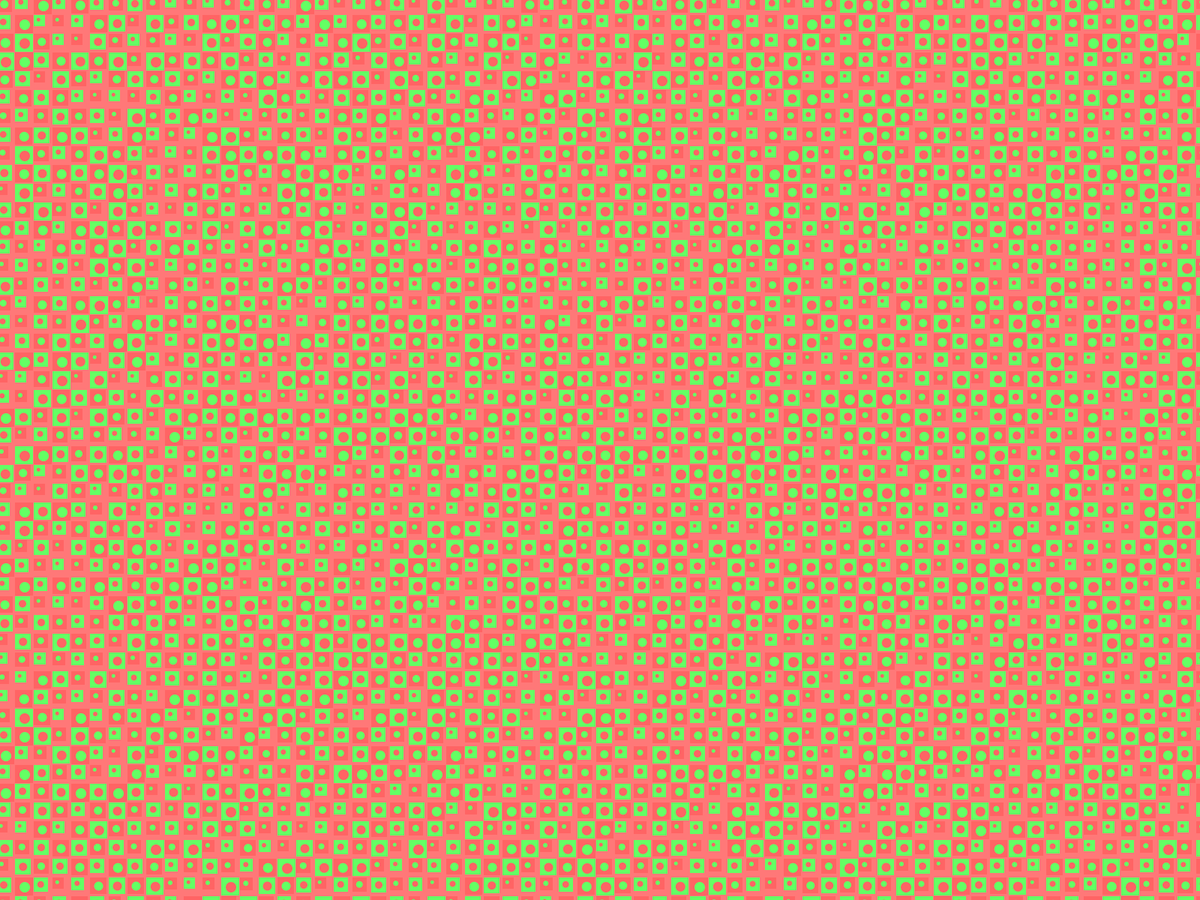
Frame 1 (no input)
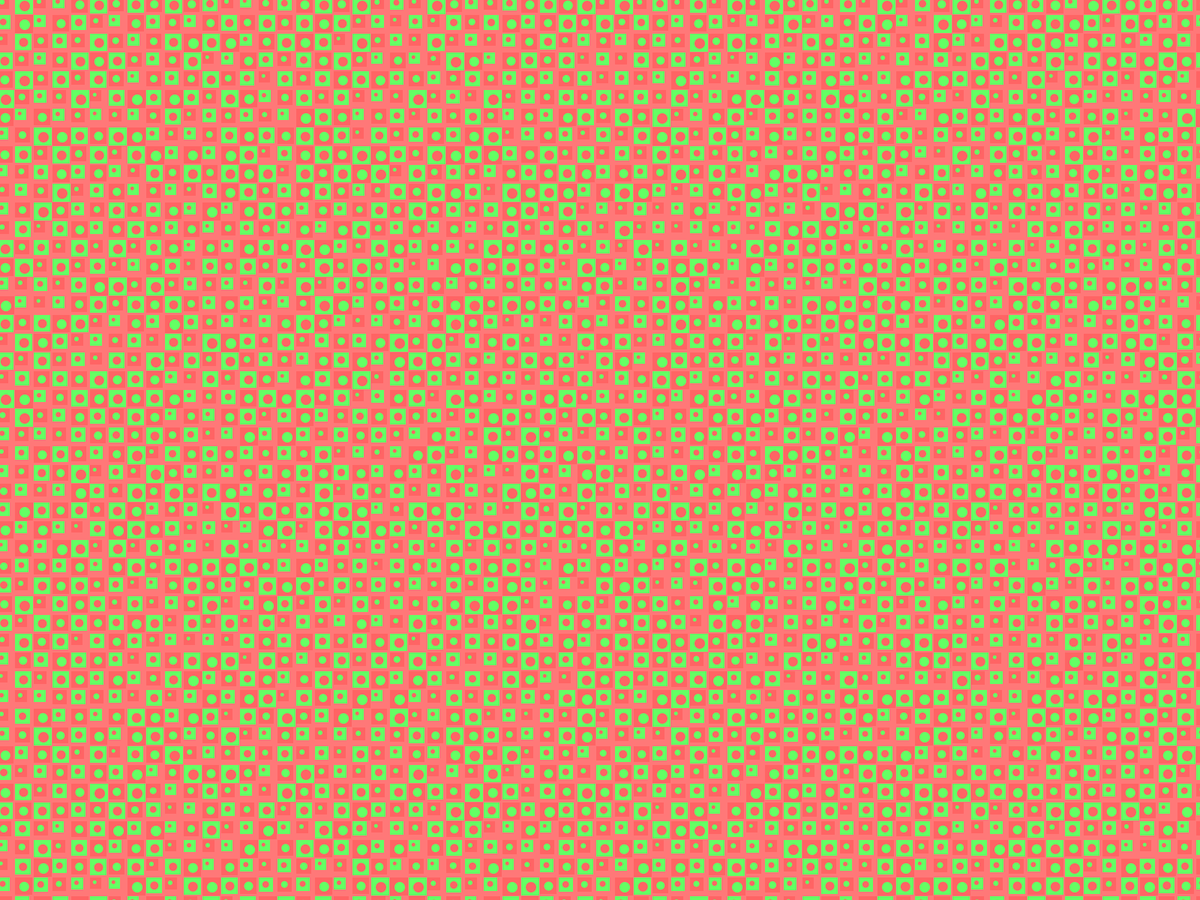
Frame 2 (the mouse pressed at the canvas centre, redrawn once)

The Processing sketch that drew these frames (run headless with seeded random() and noise(); the mouse was pressed at the canvas centre and the sketch redrawn once):

// Processing sketch: nested_for_custom_function
// ── nested_for_custom_function.pde
color c1 = color(0, 0, 0);
color c2 = color(0, 0, 0);

void setup() {
  fullScreen();
  
  //size(400, 400);
  ellipseMode(CORNER);
}

void draw() {
  background(255, 120, 120);
  noStroke();
  for (int y = -5; y < height; y += 25) {
    for (int x = -5; x < width; x += 25) {
      // println(x);
      //fill(random(255));
      // formula to alternate the color of the square based on if it is even or an odd index in the nested for loop
      if ((y+x)% 2 == 0) {
        c1 = color(255, 100, 100);
        c2 = color(100, 255, 100);
      } else {
        c1 = color(100, 255, 100);
        c2 = color(255, 100, 100);
      }
      circleSquare(x, y, int(random(15, 25)));
    }
  }
  //don't loop through draw again
  noLoop();
}
//custom function
void circleSquare(int x, int y, int d) {
  fill(c1);
  square(x, y, d);
  fill(c2);
  circle(x + d * 0.25, y + d * 0.25, d - 10);
}
//if we press the mouse redraw our canvas
void mousePressed() {
  redraw();
}
